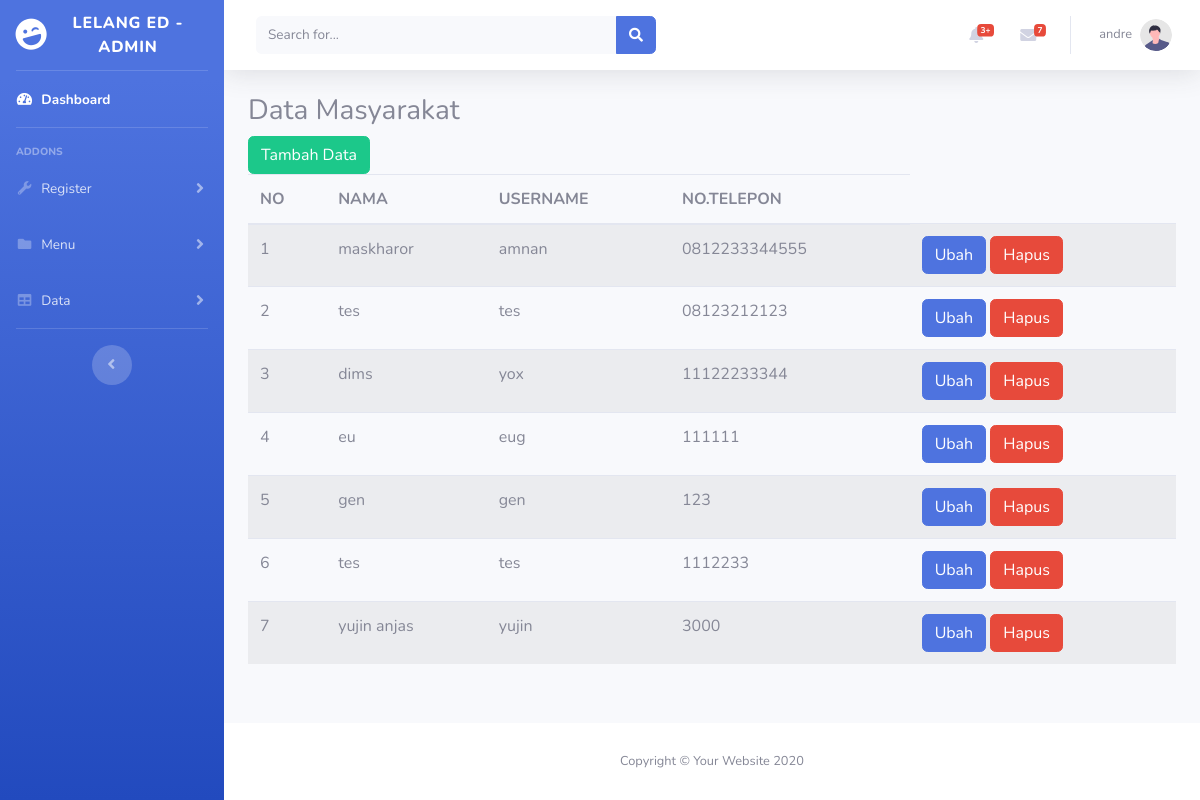
The app's page /admin/data_masyarakat.php (signed in) with its own data.
### tables this page shows
CREATE TABLE `masyarakat` (
  `id_masyarakat` int(11) NOT NULL,
  `nama_masyarakat` varchar(25) NOT NULL,
  `username` varchar(25) NOT NULL,
  `password` varchar(255) NOT NULL,
  `tlp` varchar(25) NOT NULL
);

### admin/data_masyarakat.php (the view, shortened to what this page needs)
<!DOCTYPE html>
<html lang="en">
<head>
    <link href="vendor/fontawesome-free/css/all.min.css" rel="stylesheet" type="text/css">
    <link href="css/sb-admin-2.min.css" rel="stylesheet">
</head>
<body id="page-top">
    <div id="wrapper">
        <ul class="navbar-nav bg-gradient-primary sidebar sidebar-dark accordion" id="accordionSidebar">
            <a class="sidebar-brand d-flex align-items-center justify-content-center" href="index.html">
                <div class="sidebar-brand-icon rotate-n-15">
                    <i class="fas fa-laugh-wink"></i>
                </div>
                <div class="sidebar-brand-text mx-3">Lelang ED - ADMIN</div>
            </a>
            <hr class="sidebar-divider my-0">
           <li class="nav-item active">
                <a class="nav-link" href="homepage.php">
                    <i class="fas fa-fw fa-tachometer-alt"></i>
                    <span>Dashboard</span></a>
            </li>
            <hr class="sidebar-divider">
            <div class="sidebar-heading">
                Addons
            </div>
            <li class="nav-item">
                <a class="nav-link collapsed" href="#" data-toggle="collapse" data-target="#collapseUtilities"
                    aria-expanded="true" aria-controls="collapseUtilities">
                    <i class="fas fa-fw fa-wrench"></i>
                    <span>Register</span>
                </a>
            </li>
            <li class="nav-item">
                <a class="nav-link collapsed" href="#" data-toggle="collapse" data-target="#collapseMenu"
                    aria-expanded="true" aria-controls="collapseMenu">
                    <i class="fas fa-fw fa-folder"></i>
                    <span>Menu</span>
                </a>
            </li>
            <li class="nav-item">
                <a class="nav-link collapsed" href="#" data-toggle="collapse" data-target="#collapseData"
                    aria-expanded="true" aria-controls="collapseData">
                    <i class="fas fa-fw fa-table"></i>
                    <span>Data</span>
                </a>
            </li>
            <hr class="sidebar-divider d-none d-md-block">
            <div class="text-center d-none d-md-inline">
                <button class="rounded-circle border-0" id="sidebarToggle"></button>
            </div>
        </ul>
        <div id="content-wrapper" class="d-flex flex-column">
            <div id="content">
                <nav class="navbar navbar-expand navbar-light bg-white topbar mb-4 static-top shadow">
                    <form
                        class="d-none d-sm-inline-block form-inline mr-auto ml-md-3 my-2 my-md-0 mw-100 navbar-search">
                        <div class="input-group">
                            <input type="text" class="form-control bg-light border-0 small" placeholder="Search for..."
                                aria-label="Search" aria-describedby="basic-addon2">
                            <div class="input-group-append">
                                <button class="btn btn-primary" type="button">
                                    <i class="fas fa-search fa-sm"></i>
                                </button>
                            </div>
                        </div>
                    </form>
                    <ul class="navbar-nav ml-auto">
                        <li class="nav-item dropdown no-arrow mx-1">
                            <a class="nav-link dropdown-toggle" href="#" id="alertsDropdown" role="button"
                                data-toggle="dropdown" aria-haspopup="true" aria-expanded="false">
                                <i class="fas fa-bell fa-fw"></i>
                                <span class="badge badge-danger badge-counter">3+</span>
                            </a>
                        </li>
                        <li class="nav-item dropdown no-arrow mx-1">
                            <a class="nav-link dropdown-toggle" href="#" id="messagesDropdown" role="button"
                                data-toggle="dropdown" aria-haspopup="true" aria-expanded="false">
                                <i class="fas fa-envelope fa-fw"></i>
                                <span class="badge badge-danger badge-counter">7</span>
                            </a>
                        </li>
                        <li class="nav-item dropdown no-arrow">
                            <a class="nav-link dropdown-toggle" href="#" id="userDropdown" role="button"
                                data-toggle="dropdown" aria-haspopup="true" aria-expanded="false">
                                <span class="mr-2 d-none d-lg-inline text-gray-600 small"><?=$_SESSION['username']?></span>
                                <img class="img-profile rounded-circle"
                                    src="img/undraw_profile.svg">
                            </a>
                        </li>
                    </ul>
                </nav>
                <div class="container-fluid">
                    <h3>Data Masyarakat</h3>
                    <a href="register_masyarakat.php" class="btn btn-success">Tambah Data</a>
                    <table class="table table-hover table-striped">
                        <thead>
                            <tr>
                                <th>NO</th>
                                <th>NAMA</th>
                                <th>USERNAME</th>
                                <th>NO.TELEPON</th>
                            </tr>
                        </thead>
                        <tbody>
                            <?php
                                include "../koneksi.php";
                                $qry_masyarakat=mysqli_query($conn, "select * from masyarakat");
                                $no=0;
                                while($data_masyarakat=mysqli_fetch_array($qry_masyarakat)){
                                    $no++;
                            ?>
                                    <tr>
                                        <td><?=$no?></td>
                                        <td><?=$data_masyarakat['nama_masyarakat']?></td>
                                        <td><?=$data_masyarakat['username']?></td>
                                        <td><?=$data_masyarakat['tlp']?></td>
                                        <td>
                                            <a href="ubah_masyarakat.php?id_masyarakat=<?=$data_masyarakat['id_masyarakat']?>" class="btn btn-primary">Ubah</a>
                                            <a href="hapus_masyarakat.php?id_masyarakat=<?=$data_masyarakat['id_masyarakat']?>" onclick="return Sconfirm('Apakah anda yakin menghapus data ini?')" class="btn btn-danger">Hapus</a>
                                        </td>
                                    </tr>
                                <?php
                                }
                                ?>
                        </tbody>
                    </table>
                </div>
            </div>
            <footer class="sticky-footer bg-white">
                <div class="container my-auto">
                    <div class="copyright text-center my-auto">
                        <span>Copyright &copy; Your Website 2020</span>
                    </div>
                </div>
            </footer>
        </div>
    </div>
</body>
</html>

### records on screen
masyarakat: nama_masyarakat "maskharor", username "amnan", tlp "0812233344555"
masyarakat: nama_masyarakat "tes", username "tes", tlp "08123212123"
masyarakat: nama_masyarakat "dims", username "yox", tlp "11122233344"
masyarakat: nama_masyarakat "eu", username "eug", tlp "111111"
masyarakat: nama_masyarakat "gen", username "gen", tlp "123"
masyarakat: nama_masyarakat "tes", username "tes", tlp "1112233"
masyarakat: nama_masyarakat "yujin anjas", username "yujin", tlp "3000"

### other values on screen
$_SESSION['username'] "andre"
